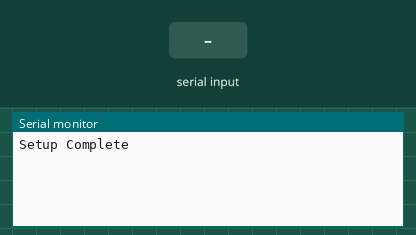
This sketch was run on a simulated Arduino Uno, built with avr-gcc and run on an emulated ATmega328P. Shown: the last lines printed to the serial monitor. Inputs (shaded band) come from the test bench.

Above: at 1.2 s.
1.3 s: "1" received over Serial
At 1.7 s:
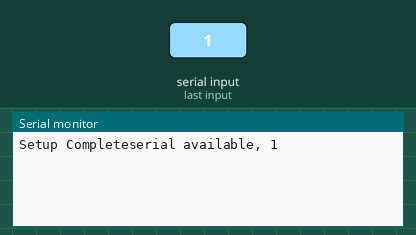
2.8 s: "0" received over Serial
At 4.0 s:
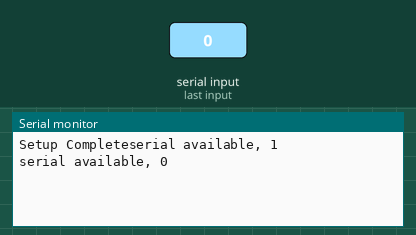
4.3 s: "2" received over Serial
At 5.2 s:
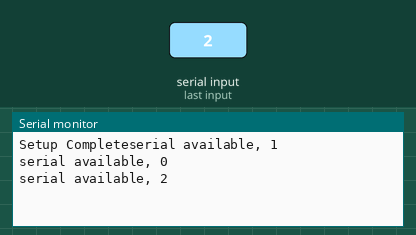

The sketch:

serial_cmd_test.ino
```cpp
/*
 * Program to test sending and recieving data from serial.
 * written by: James Ross
 */

#define BAUD_RATE 115200
#define MSG_BUFF 256
#define S_IN_BUFF 10 // serial input buffer size

uint8_t serial_in[S_IN_BUFF] = {'\0'};
char serial_msg[MSG_BUFF] = {'\0'};

void setup()
{
    Serial.begin(BAUD_RATE);
    while (!Serial) {} // wait for serial interace to connect
    Serial.setTimeout(1);
    Serial.print("Setup Complete"); // let serial com know setup complete
}

void loop()
{
    int i = 0;
    int num_recv = 0;
    if (Serial.available()) {
        num_recv = Serial.readBytes(serial_in, S_IN_BUFF-1); // room for '\0'
        serial_in[num_recv] = '\0';
        sprintf(serial_msg, "serial available, %s\n", serial_in);
        Serial.print(serial_msg);
    }
}
```

Measured:
- after the input at 1.3 s, the serial monitor: prints a new line at once (image 1)
- after the input at 2.8 s, the serial monitor: prints a new line at once (image 2)
- after the input at 4.3 s, the serial monitor: prints a new line at once (image 3)
